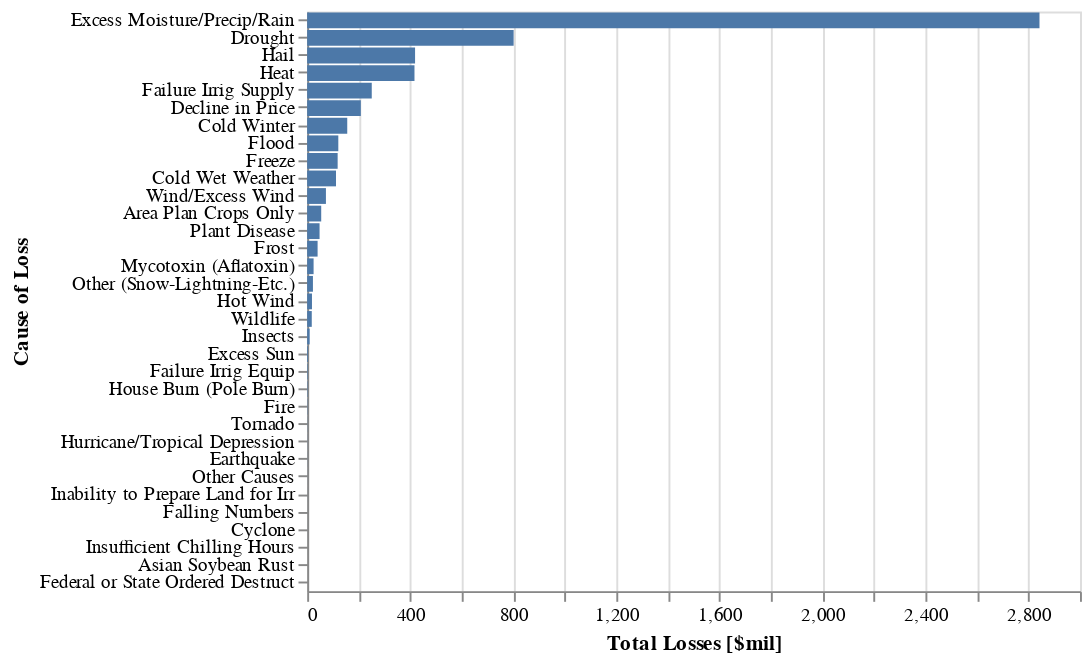

Write notebook code for a chart like this one.
### Code cell
alt.Chart(losses).mark_bar().encode(
    x=alt.X('Amount', axis=alt.Axis(title='Total Losses [$mil]')),
    y=alt.Y('Damage_Descp', sort='-x', axis=alt.Axis(title='Cause of Loss'))
).properties(
    width=400,
    height=300
)

### Figure 1 — Vega-Lite specification as saved in the notebook (floating-point values rounded to 4 significant figures)
{"config": {"view": {"continuousWidth": 400, "continuousHeight": 300}}, "data": {"name": "data-0e72830e80b392ab81b83c2b661a7b0b"}, "mark": "bar", "encoding": {"x": {"type": "quantitative", "axis": {"title": "Total Losses [$mil]"}, "field": "Amount"}, "y": {"type": "nominal", "axis": {"title": "Cause of Loss"}, "field": "Damage_Descp", "sort": "-x"}}, "height": 300, "width": 400, "$schema": "https://vega.github.io/schema/vega-lite/v4.8.1.json", "datasets": {"data-0e72830e80b392ab81b83c2b661a7b0b": [{"Damage_Descp": "Excess Moisture/Precip/Rain", "Amount": 2843.0}, {"Damage_Descp": "Drought", "Amount": 801.4}, {"Damage_Descp": "Hail", "Amount": 418.8}, {"Damage_Descp": "Heat", "Amount": 416.5}, {"Damage_Descp": "Failure Irrig Supply", "Amount": 250.6}, {"Damage_Descp": "Decline in Price", "Amount": 208.2}, {"Damage_Descp": "Cold Winter", "Amount": 155.5}, {"Damage_Descp": "Flood", "Amount": 120.8}, {"Damage_Descp": "Freeze", "Amount": 118.2}, {"Damage_Descp": "Cold Wet Weather", "Amount": 111.7}, {"Damage_Descp": "Wind/Excess Wind", "Amount": 72.77}, {"Damage_Descp": "Area Plan Crops Only", "Amount": 54.45}, {"Damage_Descp": "Plant Disease", "Amount": 48.04}, {"Damage_Descp": "Frost", "Amount": 40.41}, {"Damage_Descp": "Mycotoxin (Aflatoxin)", "Amount": 24.86}, {"Damage_Descp": "Other (Snow-Lightning-Etc.)", "Amount": 22.31}, {"Damage_Descp": "Hot Wind", "Amount": 18.57}, {"Damage_Descp": "Wildlife", "Amount": 17.76}, {"Damage_Descp": "Insects", "Amount": 9.495}, {"Damage_Descp": "Excess Sun", "Amount": 3.257}, {"Damage_Descp": "Failure Irrig Equip", "Amount": 2.141}, {"Damage_Descp": "House Burn (Pole Burn)", "Amount": 1.562}, {"Damage_Descp": "Fire", "Amount": 1.079}, {"Damage_Descp": "Tornado", "Amount": 0.5862}, {"Damage_Descp": "Hurricane/Tropical Depression", "Amount": 0.4262}, {"Damage_Descp": "Earthquake", "Amount": 0.3422}, {"Damage_Descp": "Other Causes", "Amount": 0.1994}, {"Damage_Descp": "Inability to Prepare Land for Irr", "Amount": 0.177}, {"Damage_Descp": "Falling Numbers", "Amount": 0.08711}, {"Damage_Descp": "Cyclone", "Amount": 0.0796}, {"Damage_Descp": "Insufficient Chilling Hours", "Amount": 0.03402}, {"Damage_Descp": "Asian Soybean Rust", "Amount": 0.01286}, {"Damage_Descp": "Federal or State Ordered Destruct", "Amount": 0.009158}]}}
